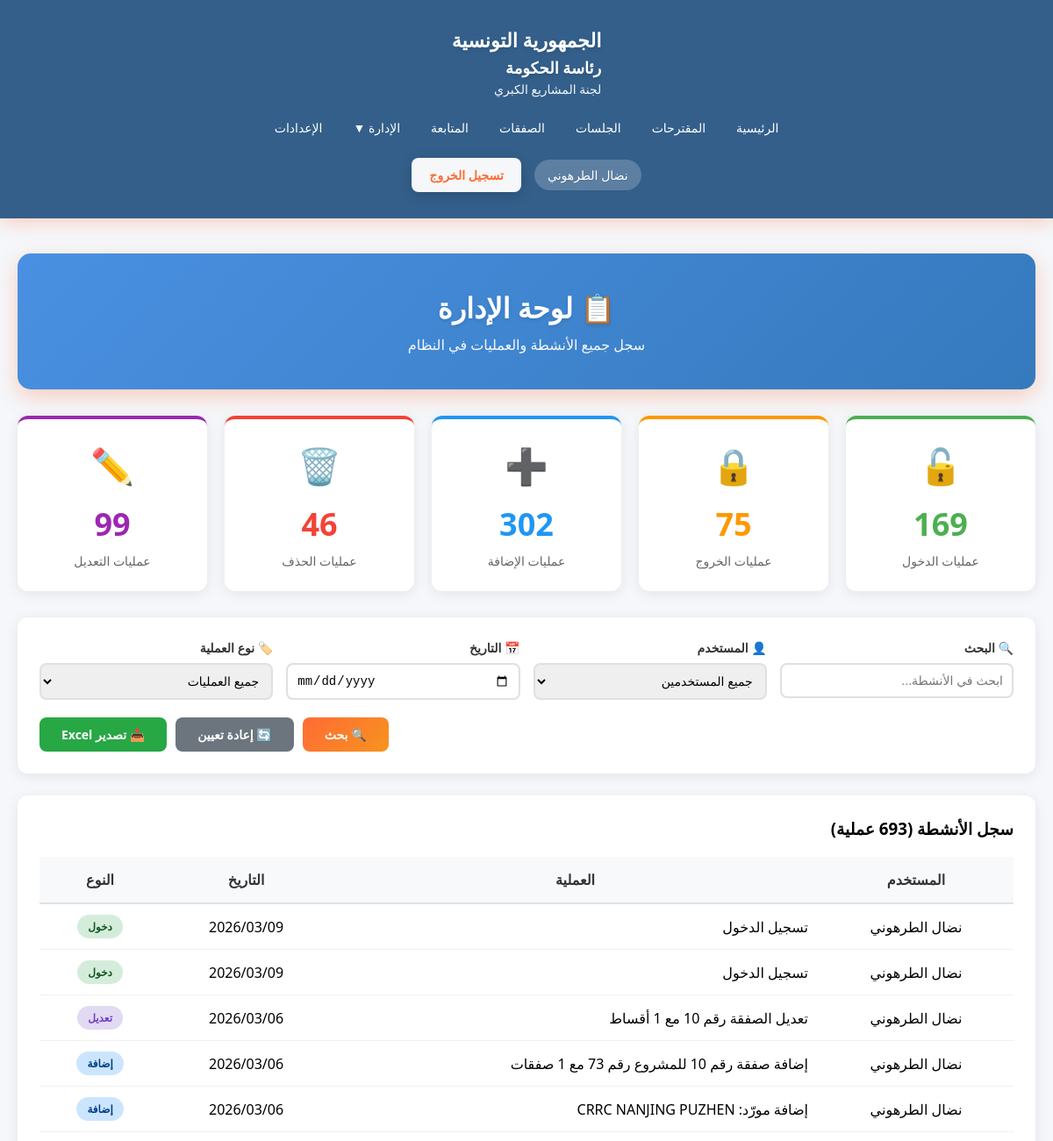
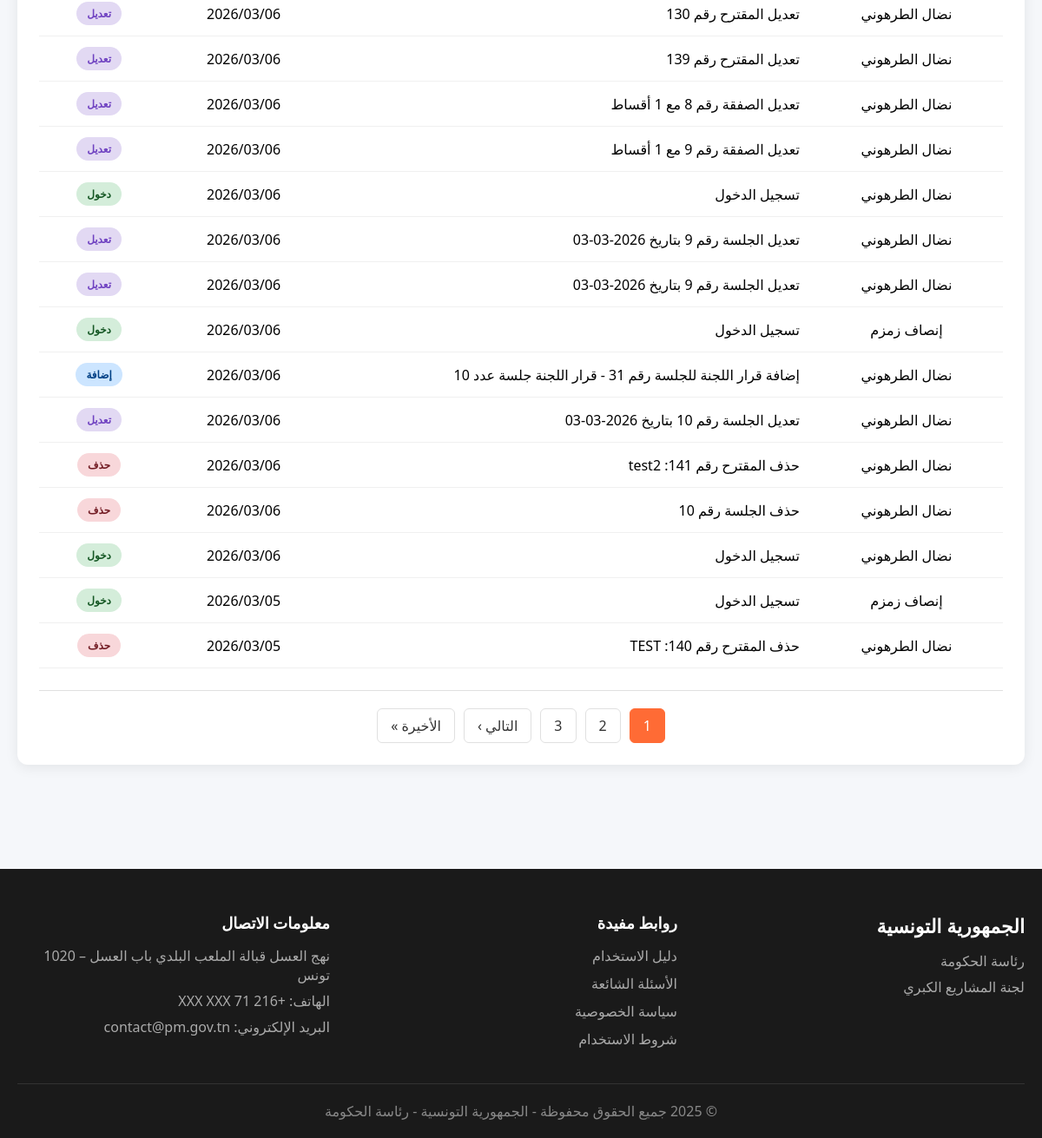
Page /Views/administration.php (signed in) on the committed database (2 pictures, top to bottom).
### tables this page shows
CREATE TABLE `journal` (
  `idJournal` int(11) NOT NULL,
  `idUser` int(11) NOT NULL,
  `action` varchar(400) NOT NULL,
  `date` date NOT NULL
);

CREATE TABLE `user` (
  `idUser` int(11) NOT NULL,
  `nomUser` varchar(200) NOT NULL,
  `emailUser` varchar(300) NOT NULL,
  `typeCpt` int(1) NOT NULL,
  `login` varchar(20) NOT NULL,
  `pw` varchar(255) NOT NULL
);

### Views/administration.php (the view, shortened to what this page needs)
<?php
$database = new Database();
$db = $database->getConnection();
$filterUser = isset($_GET['user']) ? Security::sanitizeInput($_GET['user']) : '';
$filterAction = isset($_GET['action_type']) ? Security::sanitizeInput($_GET['action_type']) : '';
$filterDate = isset($_GET['date']) ? Security::sanitizeInput($_GET['date']) : '';
$search = isset($_GET['search']) ? Security::sanitizeInput($_GET['search']) : '';
$page = isset($_GET['page']) ? intval($_GET['page']) : 1;
$perPage = 20;
$offset = ($page - 1) * $perPage;
$sql = "SELECT j.*, u.nomUser, u.emailUser
        FROM journal j
        LEFT JOIN user u ON j.idUser = u.idUser
        WHERE 1=1";
$countSql = "SELECT COUNT(*) as total FROM ({$sql}) as subquery";
$countStmt = $db->prepare($countSql);
$countStmt->execute();
$totalRecords = $countStmt->fetch(PDO::FETCH_ASSOC)['total'];
$totalPages = ceil($totalRecords / $perPage);
$sql .= " ORDER BY j.idJournal DESC LIMIT :limit OFFSET :offset";
$stmt = $db->prepare($sql);
$stmt->bindValue(':limit', $perPage, PDO::PARAM_INT);
$stmt->bindValue(':offset', $offset, PDO::PARAM_INT);
$stmt->execute();
$logs = $stmt->fetchAll(PDO::FETCH_ASSOC);
$statsLogin = $db->query("SELECT COUNT(*) as total FROM journal WHERE action LIKE '%تسجيل الدخول%'")->fetch()['total'];
$statsLogout = $db->query("SELECT COUNT(*) as total FROM journal WHERE action LIKE '%تسجيل الخروج%'")->fetch()['total'];
$statsAjout = $db->query("SELECT COUNT(*) as total FROM journal WHERE action LIKE '%إضافة%'")->fetch()['total'];
$statsSupp = $db->query("SELECT COUNT(*) as total FROM journal WHERE action LIKE '%حذف%'")->fetch()['total'];
$statsModif = $db->query("SELECT COUNT(*) as total FROM journal WHERE action LIKE '%تعديل%'")->fetch()['total'];
?>
<!DOCTYPE html>
<html lang="ar" dir="rtl">
<head>
    <link rel="stylesheet" href="../assets/css/style.css">
</head>
<body>
    <?php include 'includes/header.php'; ?>
    <section class="content-section" style="padding: 40px 0;">
        <div class="container">
            <div class="admin-header">
                <h2>📋 لوحة الإدارة</h2>
                <p>سجل جميع الأنشطة والعمليات في النظام</p>
            </div>
            <div class="stats-cards">
                <div class="stat-card-admin login">
                    <div class="icon">🔓</div>
                    <div class="number"><?php echo $statsLogin; ?></div>
                    <div class="label">عمليات الدخول</div>
                </div>
                <div class="stat-card-admin logout">
                    <div class="icon">🔒</div>
                    <div class="number"><?php echo $statsLogout; ?></div>
                    <div class="label">عمليات الخروج</div>
                </div>
                <div class="stat-card-admin add">
                    <div class="icon">➕</div>
                    <div class="number"><?php echo $statsAjout; ?></div>
                    <div class="label">عمليات الإضافة</div>
                </div>
                <div class="stat-card-admin delete">
                    <div class="icon">🗑️</div>
                    <div class="number"><?php echo $statsSupp; ?></div>
                    <div class="label">عمليات الحذف</div>
                </div>
                <div class="stat-card-admin edit">
                    <div class="icon">✏️</div>
                    <div class="number"><?php echo $statsModif; ?></div>
                    <div class="label">عمليات التعديل</div>
                </div>
            </div>
            <div class="filters-panel">
                <form method="GET" action="">
                    <div class="filters-grid">
                        <div class="filter-group">
                            <label>🔍 البحث</label>
                            <input type="text" name="search" placeholder="ابحث في الأنشطة..."
                                   value="<?php echo htmlspecialchars($search); ?>">
                        </div>
                        <div class="filter-group">
                            <label>👤 المستخدم</label>
                            <select name="user">
                                <option value="">جميع المستخدمين</option>
                            </select>
                        </div>
                        <div class="filter-group">
                            <label>📅 التاريخ</label>
                            <input type="date" name="date" value="<?php echo htmlspecialchars($filterDate); ?>">
                        </div>
                        <div class="filter-group">
                            <label>🏷️ نوع العملية</label>
                            <select name="action_type">
                                <option value="">جميع العمليات</option>
                            </select>
                        </div>
                    </div>
                    <div class="filter-actions">
                        <button type="submit" class="btn btn-primary">🔍 بحث</button>
                        <a href="administration.php" class="btn btn-secondary">🔄 إعادة تعيين</a>
                        <a href="export_logs.php" class="btn btn-export">📥 تصدير Excel</a>
                    </div>
                </form>
            </div>
            <div class="logs-table">
                <h3 style="margin-bottom: 20px;">سجل الأنشطة (<?php echo $totalRecords; ?> عملية)</h3>
                <?php if (count($logs) > 0): ?>
                    <table>
                        <thead>
                            <tr>
                                <th>المستخدم</th>
                                <th>العملية</th>
                                <th>التاريخ</th>
                                <th>النوع</th>
                            </tr>
                        </thead>
                        <tbody>
                            <?php foreach ($logs as $log): ?>
                                <tr>
                                    <td><?php echo htmlspecialchars($log['nomUser']); ?></td>
                                    <td style="text-align: right; width: 50%;">
                                        <?php echo htmlspecialchars($log['action']); ?>
                                    </td>
                                    <td><?php echo date('Y/m/d', strtotime($log['date'])); ?></td>
                                    <td>
                                        <?php
                                        $badgeClass = 'action-login';
                                        $badgeText = 'عملية';
                                        if (strpos($log['action'], 'تسجيل الدخول') !== false) {
                                            $badgeClass = 'action-login';
                                            $badgeText = 'دخول';
                                        } elseif (strpos($log['action'], 'تسجيل الخروج') !== false) {
                                            $badgeClass = 'action-logout';
                                            $badgeText = 'خروج';
                                        } elseif (strpos($log['action'], 'إضافة') !== false) {
                                            $badgeClass = 'action-add';
                                            $badgeText = 'إضافة';
                                        } elseif (strpos($log['action'], 'حذف') !== false) {
                                            $badgeClass = 'action-delete';
                                            $badgeText = 'حذف';
                                        } elseif (strpos($log['action'], 'تعديل') !== false) {
                                            $badgeClass = 'action-edit';
                                            $badgeText = 'تعديل';
                                        }
                                        ?>
                                        <span class="action-badge <?php echo $badgeClass; ?>">
                                            <?php echo $badgeText; ?>
                                        </span>
                                    </td>
                                </tr>
                            <?php endforeach; ?>
                        </tbody>
                    </table>
                    <?php if ($totalPages > 1): ?>
                        <div class="pagination">
                            <?php
                            $start = max(1, $page - 2);
                            $end = min($totalPages, $page + 2);
                            for ($i = $start; $i <= $end; $i++):
                            ?>
                                <?php if ($i == $page): ?>
                                    <span class="active"><?php echo $i; ?></span>
                                <?php else: ?>
                                    <a href="?page=<?php echo $i; ?><?php echo !empty($search) ? '&search='.$search : '';
                                        echo !empty($filterUser) ? '&user='.$filterUser : '';
                                        echo !empty($filterDate) ? '&date='.$filterDate : '';
                                        echo !empty($filterAction) ? '&action_type='.$filterAction : ''; ?>">
                                        <?php echo $i; ?>
                                    </a>
                                <?php endif; ?>
                            <?php endfor; ?>
                            <?php if ($page < $totalPages): ?>
                                <a href="?page=<?php echo $page+1; ?><?php echo !empty($search) ? '&search='.$search : '';
                                    echo !empty($filterUser) ? '&user='.$filterUser : '';
                                    echo !empty($filterDate) ? '&date='.$filterDate : '';
                                    echo !empty($filterAction) ? '&action_type='.$filterAction : ''; ?>">
                                    التالي ›
                                </a>
                                <a href="?page=<?php echo $totalPages; ?><?php echo !empty($search) ? '&search='.$search : '';
                                    echo !empty($filterUser) ? '&user='.$filterUser : '';
                                    echo !empty($filterDate) ? '&date='.$filterDate : '';
                                    echo !empty($filterAction) ? '&action_type='.$filterAction : ''; ?>">
                                    الأخيرة »
                                </a>
                            <?php endif; ?>
                        </div>
                    <?php endif; ?>
                <?php else: ?>
                    <div class="no-data">
                        <p>🔭 لا توجد سجلات لعرضها</p>
                    </div>
                <?php endif; ?>
            </div>
        </div>
    </section>
    <?php include 'includes/footer.php'; ?>
</body>
</html>

### assets/CSS/style.css (style rules this page uses)
* { margin: 0; padding: 0; box-sizing: border-box; }
body { font-family: 'Segoe UI', Tahoma, Geneva, Verdana, sans-serif; background: #f5f7fa; direction: rtl; }
.container { max-width: 1400px; margin: 0 auto; padding: 0 20px; }
.content-section { padding: 60px 0; }
table { width: 100%; border-collapse: collapse; }
th { background: #f8f9fa; padding: 15px; text-align: center; font-weight: 600; color: #333; border-bottom: 2px solid #dee2e6; }
td { padding: 15px; text-align: center; border-bottom: 1px solid #f0f0f0; }
table th:nth-child(1), table td:nth-child(1) { width: 20%; max-width: 200px; }
table th:nth-child(2), table td:nth-child(2) { width: 15%; }

### Views/administration.php (style rules this page uses)
.admin-header { background: linear-gradient(135deg, #4a90e2 0%, #357abd 100%); color: white; padding: 40px; border-radius: 15px; margin-bottom: 30px; text-align: center; box-shadow: 0 8px 25px rgba(255, 107, 53, 0.3); }
.admin-header h2 { font-size: 32px; margin-bottom: 10px; text-shadow: 0 2px 4px rgba(0, 0, 0, 0.1); }
.admin-header p { font-size: 16px; opacity: 0.95; }
.stats-cards { display: grid; grid-template-columns: repeat(auto-fit, minmax(200px, 1fr)); gap: 20px; margin-bottom: 30px; }
.stat-card-admin { background: white; padding: 25px; border-radius: 12px; box-shadow: 0 3px 15px rgba(0,0,0,0.08); text-align: center; transition: transform 0.3s; }
.stat-card-admin .icon { font-size: 40px; margin-bottom: 15px; }
.stat-card-admin .number { font-size: 36px; font-weight: bold; margin-bottom: 8px; }
.stat-card-admin .label { color: #666; font-size: 14px; }
.stat-card-admin.login { border-top: 4px solid #4caf50; }
.stat-card-admin.login .icon { color: #4caf50; }
.stat-card-admin.login .number { color: #4caf50; }
.stat-card-admin.logout { border-top: 4px solid #ff9800; }
.stat-card-admin.logout .icon { color: #ff9800; }
.stat-card-admin.logout .number { color: #ff9800; }
.stat-card-admin.add { border-top: 4px solid #2196F3; }
.stat-card-admin.add .icon { color: #2196F3; }
.stat-card-admin.add .number { color: #2196F3; }
.stat-card-admin.delete { border-top: 4px solid #f44336; }
.stat-card-admin.delete .icon { color: #f44336; }
.stat-card-admin.delete .number { color: #f44336; }
.stat-card-admin.edit { border-top: 4px solid #9c27b0; }
.stat-card-admin.edit .icon { color: #9c27b0; }
.stat-card-admin.edit .number { color: #9c27b0; }
.filters-panel { background: white; padding: 25px; border-radius: 12px; box-shadow: 0 3px 15px rgba(0,0,0,0.08); margin-bottom: 25px; }
.filters-grid { display: grid; grid-template-columns: repeat(auto-fit, minmax(200px, 1fr)); gap: 15px; margin-bottom: 20px; }
.filter-group label { display: block; margin-bottom: 8px; font-weight: 600; color: #333; font-size: 14px; }
.filter-group input, .filter-group select { width: 100%; padding: 10px; border: 2px solid #e0e0e0; border-radius: 8px; font-size: 14px; }
.filter-actions { display: flex; gap: 10px; justify-content: flex-end; }
.btn { padding: 10px 25px; border: none; border-radius: 8px; font-size: 14px; font-weight: 600; cursor: pointer; transition: all 0.3s; text-decoration: none; display: inline-block; }
.btn-primary { background: linear-gradient(135deg, #FF6B35 0%, #F7931E 100%); color: white; }
.btn-secondary { background: #6c757d; color: white; }
.btn-export { background: #28a745; color: white; }
.logs-table { background: white; border-radius: 12px; padding: 25px; box-shadow: 0 3px 15px rgba(0,0,0,0.08); overflow-x: auto; }
table { width: 100%; border-collapse: collapse; }
thead { background: linear-gradient(135deg, #FF6B35 0%, #F7931E 100%); color: white; }
th { padding: 15px; text-align: center; font-weight: 600; }
td { padding: 12px; text-align: center; border-bottom: 1px solid #f0f0f0; }
.action-badge { padding: 5px 12px; border-radius: 15px; font-size: 12px; font-weight: 600; display: inline-block; }
.action-login { background: #d4edda; color: #155724; }
.action-add { background: #cce5ff; color: #004085; }
.action-delete { background: #f8d7da; color: #721c24; }
.action-edit { background: #e2d9f3; color: #6f42c1; }
.pagination { display: flex; justify-content: center; gap: 10px; margin-top: 25px; padding-top: 20px; border-top: 1px solid #e0e0e0; }
.pagination a, .pagination span { padding: 8px 15px; border: 1px solid #e0e0e0; border-radius: 6px; text-decoration: none; color: #333; transition: all 0.3s; }
.pagination .active { background: #FF6B35; color: white; border-color: #FF6B35; }

### Views/includes/header.php (style rules this page uses)
.container { max-width: 1400px; margin: 0 auto; padding: 0 20px; }

### rows in the picture
journal: idUser.nomUser "نضال الطرهوني", action "تسجيل الدخول", date "2026/03/09", action "دخول"
journal: idUser.nomUser "نضال الطرهوني", action "تسجيل الدخول", date "2026/03/09", action "دخول"
journal: idUser.nomUser "نضال الطرهوني", action "تعديل الصفقة رقم 10 مع 1 أقساط", date "2026/03/06", action "تعديل"
journal: idUser.nomUser "نضال الطرهوني", action "إضافة صفقة رقم 10 للمشروع رقم 73 مع 1 صفقات", date "2026/03/06", action "إضافة"
journal: idUser.nomUser "نضال الطرهوني", action "إضافة مورّد: CRRC NANJING PUZHEN", date "2026/03/06", action "إضافة"
journal: idUser.nomUser "نضال الطرهوني", action "تعديل المقترح رقم 130", date "2026/03/06", action "تعديل"
journal: idUser.nomUser "نضال الطرهوني", action "تعديل المقترح رقم 139", date "2026/03/06", action "تعديل"
journal: idUser.nomUser "نضال الطرهوني", action "تعديل الصفقة رقم 8 مع 1 أقساط", date "2026/03/06", action "تعديل"
journal: idUser.nomUser "نضال الطرهوني", action "تعديل الصفقة رقم 9 مع 1 أقساط", date "2026/03/06", action "تعديل"
journal: idUser.nomUser "نضال الطرهوني", action "تسجيل الدخول", date "2026/03/06", action "دخول"
journal: idUser.nomUser "نضال الطرهوني", action "تعديل الجلسة رقم 9 بتاريخ 2026-03-03", date "2026/03/06", action "تعديل"
journal: idUser.nomUser "نضال الطرهوني", action "تعديل الجلسة رقم 9 بتاريخ 2026-03-03", date "2026/03/06", action "تعديل"
journal: idUser.nomUser "إنصاف زمزم", action "تسجيل الدخول", date "2026/03/06", action "دخول"
journal: idUser.nomUser "نضال الطرهوني", action "إضافة قرار اللجنة للجلسة رقم 31 - قرار اللجنة جلسة عدد 10", date "2026/03/06", action "إضافة"
journal: idUser.nomUser "نضال الطرهوني", action "تعديل الجلسة رقم 10 بتاريخ 2026-03-03", date "2026/03/06", action "تعديل"
journal: idUser.nomUser "نضال الطرهوني", action "حذف المقترح رقم 141: test2", date "2026/03/06", action "حذف"
journal: idUser.nomUser "نضال الطرهوني", action "حذف الجلسة رقم 10", date "2026/03/06", action "حذف"
journal: idUser.nomUser "نضال الطرهوني", action "تسجيل الدخول", date "2026/03/06", action "دخول"
journal: idUser.nomUser "إنصاف زمزم", action "تسجيل الدخول", date "2026/03/05", action "دخول"
journal: idUser.nomUser "نضال الطرهوني", action "حذف المقترح رقم 140: TEST", date "2026/03/05", action "حذف"

### other values in the picture
$_SESSION['user_name'] "نضال الطرهوني"
$statsLogin "169"
$statsLogout "75"
$statsAjout "302"
$statsSupp "46"
$statsModif "99"
